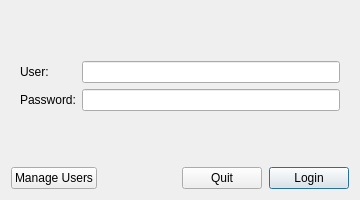
<?xml version="1.0" encoding="UTF-8"?>
<ui version="4.0">
 <class>LoginDialog</class>
 <widget class="QDialog" name="LoginDialog">
  <property name="geometry">
   <rect>
    <x>0</x>
    <y>0</y>
    <width>360</width>
    <height>200</height>
   </rect>
  </property>
  <property name="focusPolicy">
   <enum>Qt::StrongFocus</enum>
  </property>
  <property name="windowTitle">
   <string>Horus Patrol Login Window</string>
  </property>
  <property name="windowIcon">
   <iconset resource="../resources/images.qrc">
    <normaloff>:/images/turtlebot.png</normaloff>:/images/turtlebot.png</iconset>
  </property>
  <layout class="QVBoxLayout" name="verticalLayout">
   <item>
    <spacer name="verticalSpacer_2">
     <property name="orientation">
      <enum>Qt::Vertical</enum>
     </property>
     <property name="sizeHint" stdset="0">
      <size>
       <width>20</width>
       <height>40</height>
      </size>
     </property>
    </spacer>
   </item>
   <item>
    <widget class="QWidget" name="widget" native="true">
     <layout class="QGridLayout" name="gridLayout">
      <item row="1" column="0">
       <widget class="QLabel" name="password_label">
        <property name="text">
         <string>Password:</string>
        </property>
       </widget>
      </item>
      <item row="0" column="1">
       <widget class="QLineEdit" name="user_lineEdit">
        <property name="text">
         <string/>
        </property>
       </widget>
      </item>
      <item row="0" column="0">
       <widget class="QLabel" name="user_label">
        <property name="text">
         <string>User:</string>
        </property>
       </widget>
      </item>
      <item row="1" column="1">
       <widget class="QLineEdit" name="password_lineEdit">
        <property name="echoMode">
         <enum>QLineEdit::Password</enum>
        </property>
       </widget>
      </item>
     </layout>
    </widget>
   </item>
   <item>
    <spacer name="verticalSpacer">
     <property name="orientation">
      <enum>Qt::Vertical</enum>
     </property>
     <property name="sizeHint" stdset="0">
      <size>
       <width>20</width>
       <height>40</height>
      </size>
     </property>
    </spacer>
   </item>
   <item>
    <widget class="QWidget" name="widget_2" native="true">
     <layout class="QHBoxLayout" name="horizontalLayout">
      <property name="spacing">
       <number>7</number>
      </property>
      <property name="leftMargin">
       <number>0</number>
      </property>
      <property name="topMargin">
       <number>0</number>
      </property>
      <property name="rightMargin">
       <number>0</number>
      </property>
      <property name="bottomMargin">
       <number>0</number>
      </property>
      <item>
       <widget class="QPushButton" name="manageUsers_pushButton">
        <property name="focusPolicy">
         <enum>Qt::StrongFocus</enum>
        </property>
        <property name="text">
         <string>Manage Users</string>
        </property>
        <property name="autoDefault">
         <bool>true</bool>
        </property>
       </widget>
      </item>
      <item>
       <spacer name="horizontalSpacer">
        <property name="orientation">
         <enum>Qt::Horizontal</enum>
        </property>
        <property name="sizeHint" stdset="0">
         <size>
          <width>40</width>
          <height>20</height>
         </size>
        </property>
       </spacer>
      </item>
      <item>
       <widget class="QPushButton" name="quit_pushButton">
        <property name="focusPolicy">
         <enum>Qt::StrongFocus</enum>
        </property>
        <property name="text">
         <string>Quit</string>
        </property>
        <property name="autoDefault">
         <bool>true</bool>
        </property>
       </widget>
      </item>
      <item>
       <widget class="QPushButton" name="login_pushButton">
        <property name="text">
         <string>Login</string>
        </property>
        <property name="autoDefault">
         <bool>true</bool>
        </property>
        <property name="default">
         <bool>true</bool>
        </property>
       </widget>
      </item>
     </layout>
    </widget>
   </item>
  </layout>
 </widget>
 <tabstops>
  <tabstop>user_lineEdit</tabstop>
  <tabstop>password_lineEdit</tabstop>
  <tabstop>login_pushButton</tabstop>
  <tabstop>quit_pushButton</tabstop>
  <tabstop>manageUsers_pushButton</tabstop>
 </tabstops>
 <resources>
  <include location="../resources/images.qrc"/>
 </resources>
 <connections/>
</ui>
